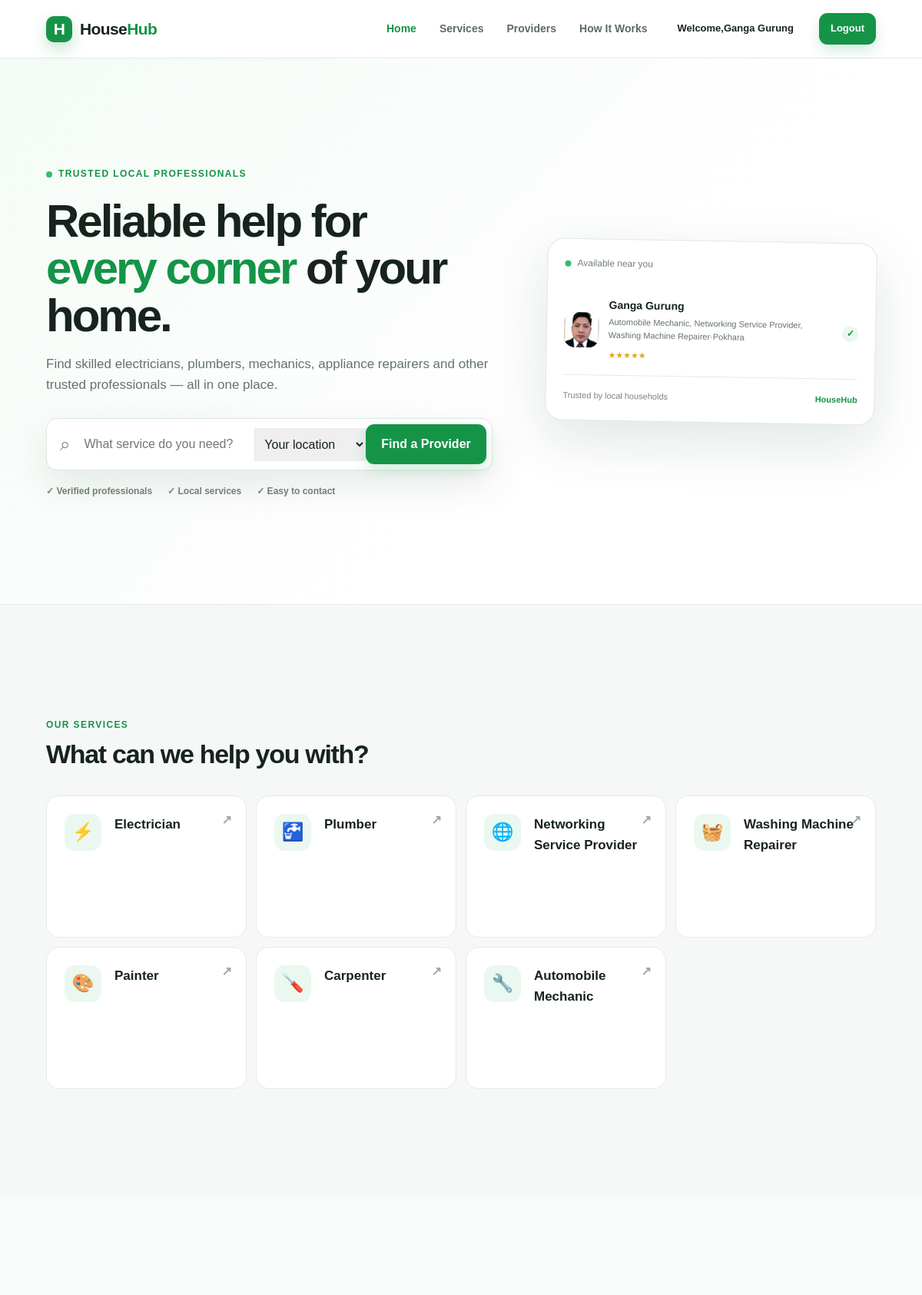
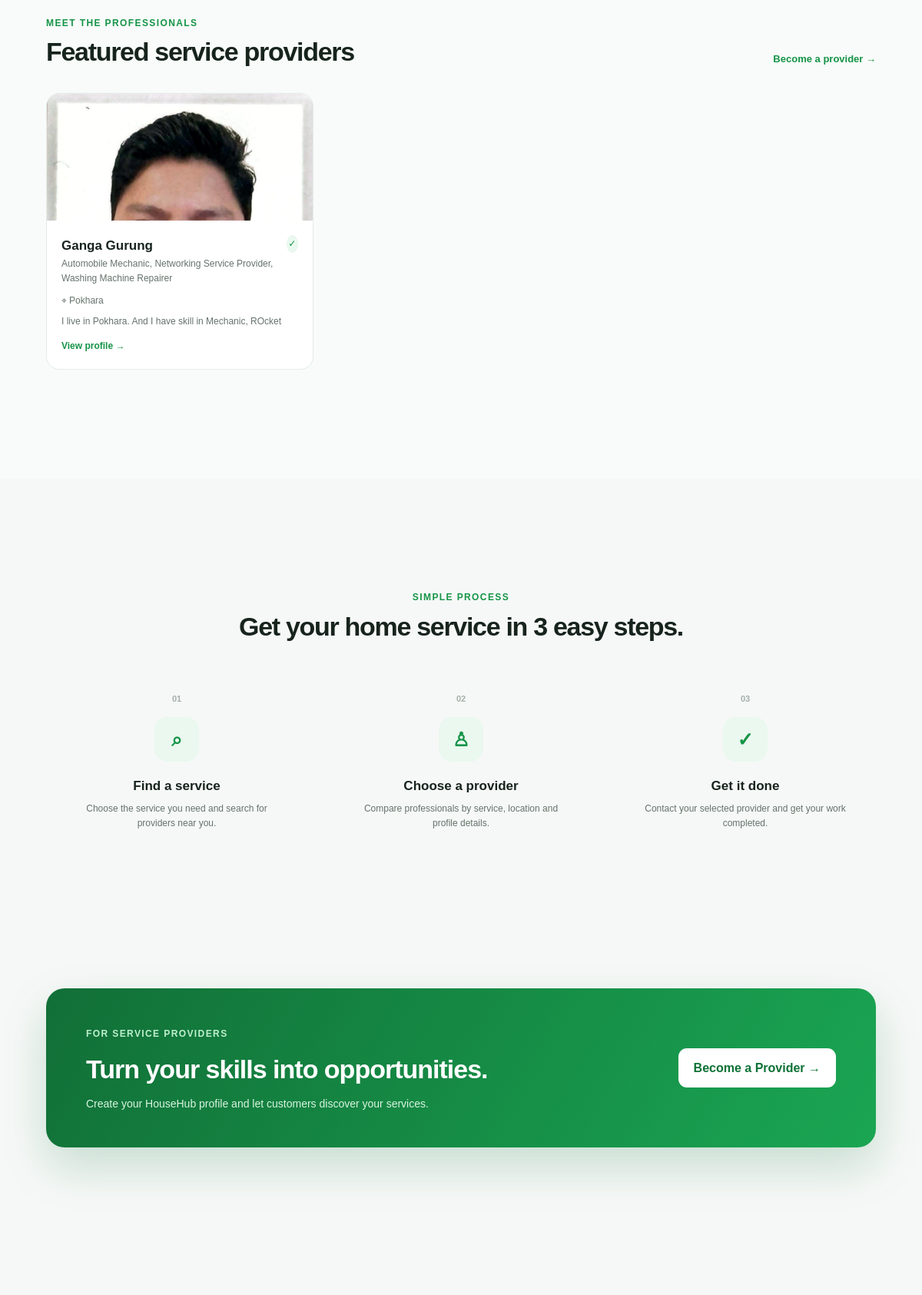
The app's page / (signed in, upper part) with its own data (2 pictures, top to bottom).
### tables this page shows
CREATE TABLE `user` (
  `id` int(11) NOT NULL,
  `name` varchar(500) NOT NULL,
  `email` varchar(100) NOT NULL,
  `password` varchar(225) NOT NULL,
  `country` varchar(100) NOT NULL,
  `gender` varchar(20) NOT NULL,
  `role` varchar(500) NOT NULL,
  `city` varchar(500) NOT NULL
);

CREATE TABLE `service_type` (
  `id` int(11) NOT NULL,
  `service_name` varchar(1000) NOT NULL
);

### app/controllers/HomeController.php (called while the page is built)
<?php
require_once __DIR__ . '/../../connection.php';
class HomeController
{
    private mysqli $conn;
    public function __construct()
    {
        global $conn;
        $this->conn = $conn;
    }
    public function index(): void
    {
        $iconMap = [
            'Electrician' => '⚡',
            'Plumber' => '🚰',
            'Networking Service Provider' => '🌐',
            'Washing Machine Repairer' => '🧺',
            'Painter' => '🎨',
            'Carpenter' => '🪛',
            'Automobile Mechanic' => '🔧',
        ];
        $services = [];
        $featuredProviders = [];
        $sql = "
            SELECT id, service_name
            FROM service_type
            ORDER BY id ASC
        ";
        $result = mysqli_query($this->conn, $sql);
        if ($result) {
            while ($row = mysqli_fetch_assoc($result)) {
                $services[] = [
                    'id'   => $row['id'],
                    'name' => $row['service_name'],
                    'icon' => $iconMap[$row['service_name']] ?? '🔧'
                ];
            }
        }
        $sql = "
            SELECT
                u.id,
                u.name AS username,
                u.city AS address,
                pp.`profile-img` AS profile_img,
                GROUP_CONCAT(
                    DISTINCT st.service_name
                    ORDER BY st.service_name
                    SEPARATOR ', '
                ) AS profession,
                MAX(pp.about) AS about
            FROM `user` u
            INNER JOIN provider_services ps
                ON u.id = ps.provider_id
            INNER JOIN service_type st
                ON ps.service_type_id = st.id
            LEFT JOIN provider_profile pp
                ON u.id = pp.provider_id
            WHERE u.role = 'provider'
            GROUP BY
                u.id,
                u.name,
                u.city,
                pp.`profile-img`
            ORDER BY u.id DESC
            LIMIT 6
        ";
        $result = mysqli_query($this->conn, $sql);
        if ($result) {
            while ($row = mysqli_fetch_assoc($result)) {
                $featuredProviders[] = $row;
            }
        } else {
            die("Provider query failed: " . mysqli_error($conn));
        }
        require __DIR__ . '/../views/home/index.php';
    }
}
?>

### index.php (called while the page is built)
<?php
require_once __DIR__ . '/app/controllers/HomeController.php';
$controller = new HomeController();
$controller->index();
?>

### app/views/home/index.php (the view, shortened to what this page needs)
<main>
<section class="hero">
    <div class="hero-pattern"></div>
    <div class="container hero-grid">
        <div class="hero-copy">
            <div class="eyebrow">
                <span class="pulse-dot"></span>
                Trusted local professionals
            </div>
            <h1>Reliable help for<br><span>every corner</span> of your home.</h1>
            <p class="hero-text">
                Find skilled electricians, plumbers, mechanics, appliance repairers
                and other trusted professionals — all in one place.
            </p>
            <form class="search-box" action="service.php" method="GET">
                <span class="search-icon">⌕</span>
                <input type="text" name="q" placeholder="What service do you need?">
                <select name="location" aria-label="Location">
                    <option value="">Your location</option>
                </select>
                <button type="submit" class="btn btn-primary">Find a Provider</button>
            </form>
            <div class="trust-row">
                <span>✓ Verified professionals</span>
                <span>✓ Local services</span>
                <span>✓ Easy to contact</span>
            </div>
        </div>
        <div class="hero-card">
            <div class="hero-card-top">
                <span class="status-dot"></span>
                Available near you
            </div>
            <?php if (!empty($featuredProviders)): ?>
    <?php foreach ($featuredProviders as $provider): ?>
        <div class="provider-mini">
            <?php if (!empty($provider['profile_img'])): ?>
                <img src="uploads/providers/profile/<?= htmlspecialchars($provider['profile_img']) ?>" alt="<?= htmlspecialchars($provider['username']) ?>" class="avatar" style="object-fit: cover;">
            <?php else: ?>
                <div class="avatar avatar-green">
                    <?= strtoupper(substr($provider['username'],0,2)) ?>
                </div>
            <?php endif; ?>
            <div>
                <strong>
                    <?= htmlspecialchars($provider['username']) ?>
                </strong>
                <small>
                    <?= htmlspecialchars($provider['profession']) ?>·<?= htmlspecialchars($provider['address']) ?>
                </small>
                <span class="rating">★★★★★</span>
            </div>
            <span class="verified">✓</span>
        </div>
    <?php endforeach; ?>
<?php endif; ?>
            <div class="hero-card-footer">
                <span>Trusted by local households</span>
                <strong>HouseHub</strong>
            </div>
        </div>
    </div>
</section>
<section class="section" id="services">
    <div class="container">
        <div class="section-heading">
            <div>
                <span class="section-label">OUR SERVICES</span>
                <h2>What can we help you with?</h2>
            </div>
        </div>
        <div class="service-grid">
    <?php foreach ($services as $service): ?>
        <a href="service.php?category=<?= urlencode($service['name']) ?>"
           class="service-card">
            <div class="service-icon">
                <?= $service['icon'] ?>
            </div>
            <div>
                <h3>
                    <?= htmlspecialchars($service['name']) ?>
                </h3>
            </div>
            <b class="arrow">↗</b>
        </a>
    <?php endforeach; ?>
</div>
    </div>
</section>
<section class="section providers-section" id="providers">
    <div class="container">
        <div class="section-heading">
            <div>
                <span class="section-label">MEET THE PROFESSIONALS</span>
                <h2>Featured service providers</h2>
            </div>
            <a href="profile.php" class="text-link">Become a provider →</a>
        </div>
        <div class="provider-grid">
            <?php if (!empty($featuredProviders)): ?>
                <?php foreach ($featuredProviders as $provider): ?>
                    <article class="provider-card">
                        <div class="provider-image">
                            <?php if (!empty($provider['profile_img'])): ?>
                                <img src="uploads/providers/profile/<?= htmlspecialchars($provider['profile_img']) ?>"
     alt="<?= htmlspecialchars($provider['username']) ?>">
                            <?php else: ?>
                                <div class="avatar-large">
                                    <?= strtoupper(substr($provider['username'], 0, 1)) ?>
                                </div>
                            <?php endif; ?>
                        </div>
                        <div class="provider-info">
                            <div class="provider-title">
                                <div>
                                    <h3><?= htmlspecialchars($provider['username']) ?></h3>
                                    <p><?= htmlspecialchars($provider['profession']) ?></p>
                                </div>
                                <span class="verified-badge">✓</span>
                            </div>
                            <p class="provider-location">⌖ <?= htmlspecialchars($provider['address']) ?></p>
                            <p class="provider-about">
                                <?= htmlspecialchars(mb_strimwidth($provider['about'], 0, 90, '...')) ?>
                            </p>
                            <a href="profile.php" class="provider-link">View profile →</a>
                        </div>
                    </article>
                <?php endforeach; ?>
            <?php else: ?>
            <?php endif; ?>
        </div>
    </div>
</section>
<section class="how-section" id="how-it-works">
    <div class="container">
        <div class="how-header">
            <span class="section-label">SIMPLE PROCESS</span>
            <h2>Get your home service in 3 easy steps.</h2>
        </div>
        <div class="steps">
            <div class="step">
                <span>01</span>
                <div class="step-icon">⌕</div>
                <h3>Find a service</h3>
                <p>Choose the service you need and search for providers near you.</p>
            </div>
            <div class="step">
                <span>02</span>
                <div class="step-icon">♙</div>
                <h3>Choose a provider</h3>
                <p>Compare professionals by service, location and profile details.</p>
            </div>
            <div class="step">
                <span>03</span>
                <div class="step-icon">✓</div>
                <h3>Get it done</h3>
                <p>Contact your selected provider and get your work completed.</p>
            </div>
        </div>
    </div>
</section>
<section class="cta-section">
    <div class="container cta-box">
        <div>
            <span class="section-label">FOR SERVICE PROVIDERS</span>
            <h2>Turn your skills into opportunities.</h2>
            <p>Create your HouseHub profile and let customers discover your services.</p>
        </div>
        <a href="register.php" class="btn btn-light">Become a Provider →</a>
    </div>
</section>
</main>
<?php
require __DIR__ . '/../layouts/main.php';
?>

### records on screen
user: name "Ganga Gurung", profession "Automobile Mechanic, Networking Service Provider, Washing Machine Repairer", city "Pokhara", about "I live in Pokhara. And I have skill in Mechanic, ROcket"
service_type: icon "⚡", service_name "Electrician"
service_type: icon "🚰", service_name "Plumber"
service_type: icon "🌐", service_name "Networking Service Provider"
service_type: icon "🧺", service_name "Washing Machine Repairer"
service_type: icon "🎨", service_name "Painter"
service_type: icon "🪛", service_name "Carpenter"
service_type: icon "🔧", service_name "Automobile Mechanic"

### other values on screen
$user_name "Ganga Gurung"
